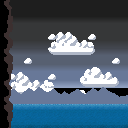

A 2D game scene composited from a Tiled map and its tileset images. What follows is a short description and the map's XML, with every tile layer's data as written:
An orthogonal 16x16 tile map with 8x8 px tiles, 5 tile layers (background, clouds, mountains, foreground, ...), 2 tilesets.

<map version="1.0" orientation="orthogonal" renderorder="right-down" width="16" height="16" tilewidth="8" tileheight="8" nextobjectid="1">
 <tileset firstgid="1" name="ztiles-sky" tilewidth="8" tileheight="8" tilecount="256" columns="16">
  <image source="ztiles-sky.png" trans="ff00ff" width="128" height="128" />
 </tileset>
 <tileset firstgid="257" name="ztiles-foreground" tilewidth="8" tileheight="8" tilecount="256" columns="16">
  <image source="ztiles-foreground.png" trans="ff00ff" width="128" height="128" />
 </tileset>
 <layer name="background" width="16" height="16">
  <data encoding="csv">
16,16,16,16,16,16,16,16,16,16,16,16,16,16,16,16,
16,16,16,16,16,16,16,16,16,16,16,16,16,16,16,16,
47,47,47,47,47,47,47,47,47,47,47,47,47,47,47,47,
48,48,48,48,48,48,48,48,48,48,48,48,48,48,48,48,
48,48,48,48,48,48,48,48,48,48,48,48,48,48,48,48,
63,63,63,63,63,63,63,63,63,63,63,63,63,63,63,63,
79,79,79,79,79,79,79,79,79,79,79,79,79,79,79,79,
80,80,80,80,80,80,80,80,80,80,80,80,80,80,80,80,
95,95,95,95,95,95,95,95,95,95,95,95,95,95,95,95,
96,96,96,96,96,96,96,96,96,96,96,96,96,96,96,96,
111,111,111,111,111,111,111,111,111,111,111,111,111,111,111,111,
0,0,0,0,0,0,0,0,0,0,0,0,0,0,0,0,
0,0,0,0,0,0,0,0,0,0,0,0,0,0,0,0,
0,0,0,0,0,0,0,0,0,0,0,0,0,0,0,0,
0,0,0,0,0,0,0,0,0,0,0,0,0,0,0,0,
0,0,0,0,0,0,0,0,0,0,0,0,0,0,0,0
</data>
 </layer>
 <layer name="clouds" width="16" height="16">
  <data encoding="csv">
0,0,0,0,0,0,0,0,0,0,0,0,0,0,0,0,
0,0,0,0,0,0,0,0,0,0,0,0,0,0,0,0,
0,0,0,0,0,0,0,0,0,0,0,0,0,0,0,0,
0,0,0,0,0,0,0,0,0,0,0,0,0,0,0,0,
0,0,0,0,0,0,145,180,180,163,164,145,0,0,0,0,
0,0,0,0,0,0,13,178,178,179,180,14,0,0,0,0,
0,0,0,0,0,0,193,194,194,195,196,197,0,0,0,0,
0,0,0,145,0,0,0,0,0,0,0,0,0,0,145,0,
0,0,0,0,0,0,0,0,0,0,161,162,163,164,165,0,
0,145,180,163,164,165,145,0,0,0,177,178,179,180,181,0,
0,13,178,179,180,177,14,0,0,0,193,194,195,196,197,0,
0,193,194,195,196,196,197,0,0,13,14,0,0,0,0,0,
0,0,0,0,0,0,0,0,0,29,30,0,0,0,0,0,
0,0,0,0,0,0,0,0,0,0,0,0,0,0,0,0,
0,0,0,0,0,0,0,0,0,0,0,0,0,0,0,0,
0,0,0,0,0,0,0,0,0,0,0,0,0,0,0,0
</data>
 </layer>
 <layer name="mountains" width="16" height="16">
  <data encoding="csv">
0,0,0,0,0,0,0,0,0,0,0,0,0,0,0,0,
0,0,0,0,0,0,0,0,0,0,0,0,0,0,0,0,
0,0,0,0,0,0,0,0,0,0,0,0,0,0,0,0,
0,0,0,0,0,0,0,0,0,0,0,0,0,0,0,0,
0,0,0,0,0,0,0,0,0,0,0,0,0,0,0,0,
0,0,0,0,0,0,0,0,0,0,0,0,0,0,0,0,
0,0,0,0,0,0,0,0,0,0,0,0,0,0,0,0,
0,0,0,0,0,0,0,0,0,0,0,0,0,0,0,0,
0,0,0,0,0,0,0,0,0,0,0,0,0,0,0,0,
0,0,0,0,0,0,0,0,0,0,0,0,0,0,0,0,
209,210,211,212,213,214,215,210,209,210,211,212,213,214,215,0,
225,226,227,228,229,230,226,227,227,226,227,228,229,230,231,213,
241,242,243,244,245,246,246,246,246,242,243,244,245,246,247,246,
245,245,245,245,245,245,245,245,245,245,245,245,245,245,245,245,
245,245,245,245,245,245,245,245,245,245,245,245,245,245,245,245,
245,245,245,245,245,245,245,245,245,245,245,245,245,245,245,245
</data>
 </layer>
 <layer name="foreground" width="16" height="16">
  <data encoding="csv">
0,0,0,0,0,0,0,0,0,0,0,0,0,0,0,0,
0,0,0,0,0,0,0,0,0,0,0,0,0,0,0,0,
0,0,0,0,0,0,0,0,0,0,0,0,0,0,0,0,
0,0,0,0,0,0,0,0,0,0,0,0,0,0,0,0,
0,0,0,0,0,0,0,0,0,0,0,0,0,0,0,0,
0,0,0,0,0,0,0,0,0,0,0,0,0,0,0,0,
0,0,0,0,0,0,0,0,0,0,0,0,0,0,0,0,
0,0,0,0,0,0,0,0,0,0,0,0,0,0,0,0,
0,0,0,0,0,0,0,0,0,0,0,0,0,0,0,0,
0,0,0,0,0,0,0,0,0,0,0,0,0,0,0,0,
0,0,0,0,0,0,0,0,0,0,0,0,0,0,0,0,
0,0,0,0,0,0,0,0,0,0,0,0,0,0,0,0,
0,0,0,0,0,0,0,0,0,0,0,0,0,0,0,0,
425,426,425,425,426,425,425,425,425,426,425,426,426,425,426,425,
442,442,441,442,441,441,441,442,441,441,441,442,441,441,441,442,
458,457,457,458,457,458,457,457,457,457,457,457,458,457,457,458
</data>
 </layer>
 <layer name="dustndirt" width="16" height="16">
  <data encoding="csv">
61,62,0,0,0,0,0,0,0,0,0,0,0,0,0,0,
93,94,0,0,0,0,0,0,0,0,0,0,0,0,0,0,
77,78,0,0,0,0,0,0,0,0,0,0,0,0,0,0,
77,78,0,0,0,0,0,0,0,0,0,0,0,0,0,0,
61,62,0,0,0,0,0,0,0,0,0,0,0,0,0,0,
77,78,0,0,0,0,0,0,0,0,0,0,0,0,0,0,
61,62,0,0,0,0,0,0,0,0,0,0,0,0,0,0,
61,78,0,0,0,0,0,0,0,0,0,0,0,0,0,0,
77,78,0,0,0,0,0,0,0,0,0,0,0,0,0,0,
108,94,0,0,0,0,0,0,0,0,0,0,0,0,0,0,
61,62,0,0,0,0,0,0,0,0,0,0,0,0,0,0,
93,94,0,0,0,0,0,0,0,0,0,0,0,0,0,0,
61,62,0,0,0,0,0,0,0,0,0,0,0,0,0,0,
61,78,0,0,0,0,0,0,0,0,0,0,0,0,0,0,
77,78,0,0,0,0,0,0,0,0,0,0,0,0,0,0,
108,94,0,0,0,0,0,0,0,0,0,0,0,0,0,0
</data>
 </layer>
</map>
